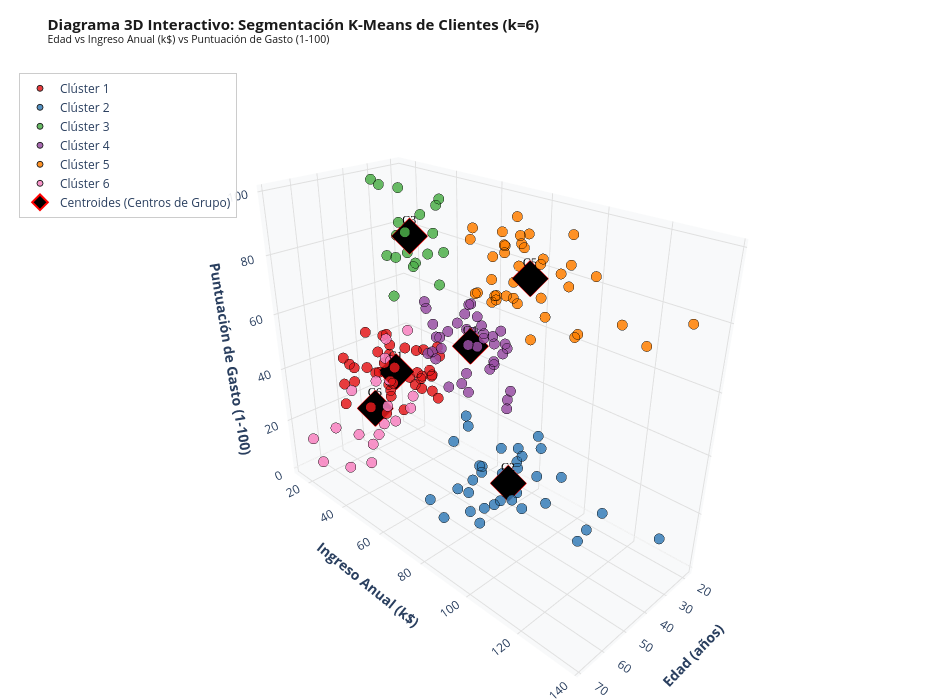

The code cell stored with this chart in its notebook:
### Markdown cell above
---

### <center>Diagrama 3D Interactivo Final (Plotly 3D)</center>

Para una exploración tridimensional completa, construimos el **Diagrama 3D Interactivo** utilizando Plotly. Este diagrama permite:
- **Rotar libremente** en 360 grados para inspeccionar los clústeres desde cualquier ángulo.
- **Hacer zoom** y paneo interactivo sobre regiones de interés.
- **Visualizar detalles al pasar el cursor (hover)** con la información exacta de cada cliente (Edad, Ingreso, Gasto y Clúster asignado).
- **Identificar claramente los centroides** representados con marcadores destacados en forma de diamante negro y borde rojo.

### Code cell
# =============================================================================
# DIAGRAMA 3D INTERACTIVO FINAL (PLOTLY 3D)
# =============================================================================

fig_3d = go.Figure()

# Paleta de colores distintivos para los 6 clústeres
colores_clusters = ['#E41A1C', '#377EB8', '#4DAF4A', '#984EA3', '#FF7F00', '#F781BF']
nombres_clusters = [
    'Clúster 1: Adultos Ingreso Alto / Gasto Alto',
    'Clúster 2: Jóvenes Ingreso Bajo / Gasto Alto',
    'Clúster 3: Clientes Promedio (Ingreso y Gasto Medio)',
    'Clúster 4: Mayores Ingreso Medio / Gasto Bajo',
    'Clúster 5: Clientes Ingreso Alto / Gasto Bajo',
    'Clúster 6: Jóvenes Ingreso Bajo / Gasto Bajo'
]

# Agregar cada clúster como una traza 3D independiente para control en la leyenda
for k_idx in range(6):
    mask = labels_orig == k_idx
    fig_3d.add_trace(go.Scatter3d(
        x=m1[mask, 0],
        y=m1[mask, 1],
        z=m1[mask, 2],
        mode='markers',
        marker=dict(
            size=6,
            color=colores_clusters[k_idx],
            opacity=0.85,
            line=dict(width=1, color='black')
        ),
        name=f'Clúster {k_idx + 1}',
        hovertemplate=(
            f"<b>Clúster {k_idx + 1}</b><br>" +
            "Edad: %{x} años<br>" +
            "Ingreso Anual: %{y}k$<br>" +
            "Puntuación de Gasto: %{z}<extra></extra>"
        )
    ))

# Agregar los centroides 3D con marcadores especiales
fig_3d.add_trace(go.Scatter3d(
    x=centroids_orig[:, 0],
    y=centroids_orig[:, 1],
    z=centroids_orig[:, 2],
    mode='markers+text',
    marker=dict(
        size=12,
        color='black',
        symbol='diamond',
        line=dict(width=2, color='red')
    ),
    name='Centroides (Centros de Grupo)',
    text=[f'C{i+1}' for i in range(6)],
    textposition='top center',
    textfont=dict(size=12, color='black', family='Arial Black'),
    hovertemplate=(
        "<b>Centroide %{text}</b><br>" +
        "Edad Media: %{x:.1f} años<br>" +
        "Ingreso Medio: %{y:.1f}k$<br>" +
        "Gasto Medio: %{z:.1f}<extra></extra>"
    )
))

# Configuración del diseño 3D interactivo
fig_3d.update_layout(
    title=dict(
        text='<b>Diagrama 3D Interactivo: Segmentación K-Means de Clientes (k=6)</b><br><sup>Edad vs Ingreso Anual (k$) vs Puntuación de Gasto (1-100)</sup>',
        font=dict(size=15, color='#1A1A1A')
    ),
    scene=dict(
        xaxis=dict(title='<b>Edad (años)</b>', backgroundcolor='#F8F9FA', gridcolor='#E0E0E0'),
        yaxis=dict(title='<b>Ingreso Anual (k$)</b>', backgroundcolor='#F8F9FA', gridcolor='#E0E0E0'),
        zaxis=dict(title='<b>Puntuación de Gasto (1-100)</b>', backgroundcolor='#F8F9FA', gridcolor='#E0E0E0'),
        camera=dict(
            eye=dict(x=1.6, y=1.6, z=1.2)
        )
    ),
    width=950,
    height=700,
    legend=dict(
        x=0.02,
        y=0.98,
        bgcolor='rgba(255, 255, 255, 0.9)',
        bordercolor='#CCCCCC',
        borderwidth=1
    ),
    margin=dict(l=0, r=0, b=0, t=60)
)

# Exportar diagrama interactivo a archivo HTML
output_3d_path = 'outputs/cluster3d_mall_customers.html'
fig_3d.write_html(output_3d_path)
print(f"Diagrama 3D interactivo exportado exitosamente a: {output_3d_path}")

# Mostrar diagrama interactivo en el notebook
fig_3d.show()

### Figure 1 — Plotly figure (JSON) as saved in the notebook; plotly's stock layout.template omitted (floating-point values rounded to 4 significant figures)
{"data": [{"hovertemplate": "<b>Clúster 1</b><br>Edad: %{x} años<br>Ingreso Anual: %{y}k$<br>Puntuación de Gasto: %{z}<extra></extra>", "marker": {"color": "#E41A1C", "line": {"color": "black", "width": 1}, "opacity": 0.85, "size": 6}, "mode": "markers", "name": "Clúster 1", "type": "scatter3d", "x": [65, 48, 50, 49, 59, 50, 47, 51, 69, 53, 70, 67, 54, 63, 43, 68, 70, 47, 60, 60, 59, 45, 49, 57, 67, 46, 48, 55, 50, 68, 48, 47, 48, 49, 67, 49, 66, 54, 68, 66, 65, 63, 49, 51, 50], "y": [38, 39, 40, 42, 43, 43, 43, 44, 44, 46, 46, 47, 47, 48, 48, 48, 49, 49, 50, 50, 54, 54, 54, 54, 54, 54, 54, 57, 58, 59, 60, 60, 61, 62, 62, 62, 63, 63, 63, 63, 63, 65, 65, 67, 67], "z": [35, 36, 55, 52, 60, 45, 41, 50, 46, 46, 56, 52, 59, 51, 50, 48, 55, 42, 49, 56, 47, 53, 42, 51, 41, 44, 46, 58, 46, 55, 49, 47, 42, 48, 59, 56, 50, 46, 43, 48, 52, 43, 59, 43, 57]}, {"hovertemplate": "<b>Clúster 2</b><br>Edad: %{x} años<br>Ingreso Anual: %{y}k$<br>Puntuación de Gasto: %{z}<extra></extra>", "marker": {"color": "#377EB8", "line": {"color": "black", "width": 1}, "opacity": 0.85, "size": 6}, "mode": "markers", "name": "Clúster 2", "type": "scatter3d", "x": [43, 59, 47, 20, 44, 19, 57, 25, 48, 34, 43, 44, 47, 37, 34, 56, 19, 50, 42, 36, 40, 36, 52, 58, 59, 37, 46, 41, 54, 41, 34, 33, 47, 45, 32], "y": [71, 71, 71, 73, 73, 74, 75, 77, 77, 78, 78, 78, 78, 78, 78, 79, 81, 85, 86, 87, 87, 87, 88, 88, 93, 97, 98, 99, 101, 103, 103, 113, 120, 126, 137], "z": [35, 11, 9, 5, 7, 10, 5, 12, 36, 22, 17, 20, 16, 1, 1, 35, 5, 26, 20, 27, 13, 10, 13, 15, 14, 32, 15, 39, 24, 17, 23, 8, 16, 28, 18]}, {"hovertemplate": "<b>Clúster 3</b><br>Edad: %{x} años<br>Ingreso Anual: %{y}k$<br>Puntuación de Gasto: %{z}<extra></extra>", "marker": {"color": "#4DAF4A", "line": {"color": "black", "width": 1}, "opacity": 0.85, "size": 6}, "mode": "markers", "name": "Clúster 3", "type": "scatter3d", "x": [21, 23, 22, 23, 30, 35, 24, 22, 20, 35, 25, 31, 29, 35, 23, 21, 18, 21, 30, 20, 24, 24], "y": [15, 16, 17, 18, 19, 19, 20, 20, 21, 23, 24, 25, 28, 28, 29, 30, 33, 33, 34, 37, 38, 39], "z": [81, 77, 76, 94, 72, 99, 77, 79, 66, 98, 73, 73, 82, 61, 87, 73, 92, 81, 73, 75, 92, 65]}, {"hovertemplate": "<b>Clúster 4</b><br>Edad: %{x} años<br>Ingreso Anual: %{y}k$<br>Puntuación de Gasto: %{z}<extra></extra>", "marker": {"color": "#984EA3", "line": {"color": "black", "width": 1}, "opacity": 0.85, "size": 6}, "mode": "markers", "name": "Clúster 4", "type": "scatter3d", "x": [31, 27, 29, 31, 33, 31, 27, 19, 18, 19, 32, 26, 40, 23, 38, 21, 22, 34, 18, 40, 32, 24, 27, 20, 23, 26, 21, 19, 38, 19, 18, 19, 27, 38, 40, 23, 25, 28], "y": [39, 40, 40, 40, 42, 43, 46, 46, 48, 48, 48, 54, 54, 54, 54, 54, 57, 58, 59, 60, 60, 60, 60, 61, 62, 62, 62, 63, 64, 64, 65, 65, 67, 67, 69, 70, 72, 76], "z": [61, 47, 42, 42, 60, 54, 51, 55, 59, 59, 47, 54, 48, 52, 55, 57, 55, 60, 41, 40, 42, 52, 50, 49, 41, 55, 42, 54, 42, 46, 48, 50, 56, 40, 58, 29, 34, 40]}, {"hovertemplate": "<b>Clúster 5</b><br>Edad: %{x} años<br>Ingreso Anual: %{y}k$<br>Puntuación de Gasto: %{z}<extra></extra>", "marker": {"color": "#FF7F00", "line": {"color": "black", "width": 1}, "opacity": 0.85, "size": 6}, "mode": "markers", "name": "Clúster 5", "type": "scatter3d", "x": [39, 31, 40, 38, 39, 31, 29, 32, 35, 32, 32, 28, 32, 34, 39, 38, 27, 30, 30, 29, 31, 36, 33, 32, 28, 36, 30, 27, 35, 32, 29, 30, 28, 36, 32, 38, 35, 32, 30], "y": [69, 70, 71, 71, 71, 72, 73, 73, 74, 75, 76, 77, 77, 78, 78, 78, 78, 78, 78, 79, 81, 85, 86, 87, 87, 87, 88, 88, 93, 97, 98, 99, 101, 103, 103, 113, 120, 126, 137], "z": [91, 77, 95, 75, 75, 71, 88, 73, 72, 93, 87, 97, 74, 90, 88, 76, 89, 78, 73, 83, 93, 75, 95, 63, 75, 92, 86, 69, 90, 86, 88, 97, 68, 85, 69, 91, 79, 74, 83]}, {"hovertemplate": "<b>Clúster 6</b><br>Edad: %{x} años<br>Ingreso Anual: %{y}k$<br>Puntuación de Gasto: %{z}<extra></extra>", "marker": {"color": "#F781BF", "line": {"color": "black", "width": 1}, "opacity": 0.85, "size": 6}, "mode": "markers", "name": "Clúster 6", "type": "scatter3d", "x": [19, 20, 31, 35, 64, 67, 58, 37, 35, 52, 35, 46, 54, 45, 40, 60, 53, 49, 42, 36, 49], "y": [15, 16, 17, 18, 19, 19, 20, 20, 21, 23, 24, 25, 28, 28, 29, 30, 33, 33, 34, 37, 39], "z": [39, 6, 40, 6, 3, 14, 15, 13, 35, 29, 35, 5, 14, 32, 31, 4, 4, 14, 17, 26, 28]}, {"hovertemplate": "<b>Centroide %{text}</b><br>Edad Media: %{x:.1f} años<br>Ingreso Medio: %{y:.1f}k$<br>Gasto Medio: %{z:.1f}<extra></extra>", "marker": {"color": "black", "line": {"color": "red", "width": 2}, "size": 12, "symbol": "diamond"}, "mode": "markers+text", "name": "Centroides (Centros de Grupo)", "text": ["C1", "C2", "C3", "C4", "C5", "C6"], "textfont": {"color": "black", "family": "Arial Black", "size": 12}, "textposition": "top center", "type": "scatter3d", "x": [56.16, 41.69, 25.27, 27.0, 32.69, 44.14], "y": [53.38, 88.23, 25.73, 56.66, 86.54, 25.14], "z": [49.09, 17.29, 79.36, 49.13, 82.13, 19.52]}], "layout": {"height": 700, "legend": {"bgcolor": "rgba(255, 255, 255, 0.9)", "bordercolor": "#CCCCCC", "borderwidth": 1, "x": 0.02, "y": 0.98}, "margin": {"b": 0, "l": 0, "r": 0, "t": 60}, "scene": {"camera": {"eye": {"x": 1.6, "y": 1.6, "z": 1.2}}, "xaxis": {"backgroundcolor": "#F8F9FA", "gridcolor": "#E0E0E0", "title": {"text": "<b>Edad (años)</b>"}}, "yaxis": {"backgroundcolor": "#F8F9FA", "gridcolor": "#E0E0E0", "title": {"text": "<b>Ingreso Anual (k$)</b>"}}, "zaxis": {"backgroundcolor": "#F8F9FA", "gridcolor": "#E0E0E0", "title": {"text": "<b>Puntuación de Gasto (1-100)</b>"}}}, "title": {"font": {"color": "#1A1A1A", "size": 15}, "text": "<b>Diagrama 3D Interactivo: Segmentación K-Means de Clientes (k=6)</b><br><sup>Edad vs Ingreso Anual (k$) vs Puntuación de Gasto (1-100)</sup>"}, "width": 950}}
